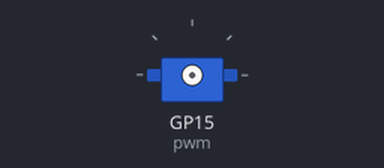
Bench run of a program on a simulated Raspberry Pi Pico running MicroPython. On the bench: servo. Servo angles are drawn from the pulse width (0.5 ms = 0°, 2.5 ms = 180°).

Above: at 0.05 s.
At 5.0 s:
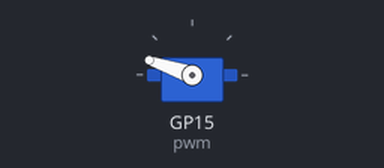
Timing chart, 0 to 6.5 s (numbered marks = the images above):
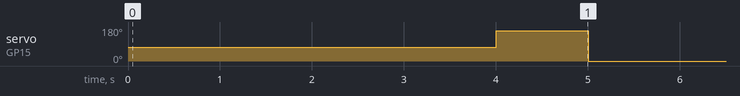

The program:

servo_function.py
```python
from machine import PWM, Pin
import utime


# Construct PWM object, with LED on Pin(25).
pwm = PWM(Pin(15))

# Set the PWM frequency to 1Khz.
pwm.freq(50)

min = 1000
max = 7500

def angle(angle): # angle value from 0 to 180
    global min, max
    if angle in range(0,181):
        inc_per_degree = (max-min)/180
        return(int(min+(angle*inc_per_degree)))
    else:
        print('Servo Error: Angle out of range!')

#print(angle(180))

while True:

    pwm.duty_u16(angle(0)) # Give angle value from 0 to 180
    utime.sleep(3)
    pwm.duty_u16(angle(90)) # max 6502
    utime.sleep(1)
    pwm.duty_u16(angle(180)) # min 3251
    utime.sleep(1)
```

Measured:
- by itself, servo on GP15 (pwm): repeats every 5.0 s: 0° 3.0 s, 72° 1.0 s, 161° 1.0 s
